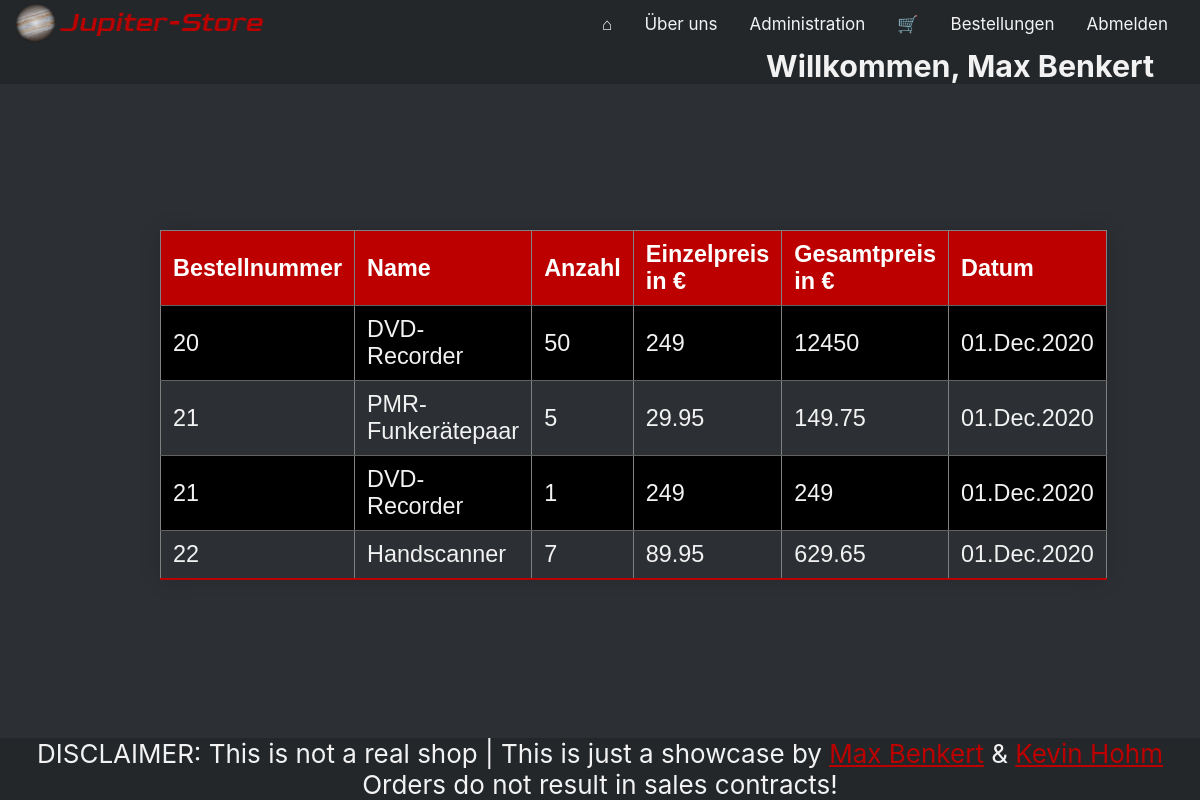
/orders.php (signed in), run on the app's committed database.
### tables this page shows
CREATE TABLE IF NOT EXISTS `cart_content` (
  `fk_cart_id` int(11) unsigned NOT NULL,
  `fk_article` int(11) unsigned NOT NULL,
  `amount` int(11) unsigned NOT NULL,
  KEY `FK__cart` (`fk_cart_id`),
  KEY `FK_cart_content_article` (`fk_article`),
  CONSTRAINT `FK__cart` FOREIGN KEY (`fk_cart_id`) REFERENCES `cart` (`id`) ON DELETE CASCADE ON UPDATE CASCADE,
  CONSTRAINT `FK_cart_content_article` FOREIGN KEY (`fk_article`) REFERENCES `article` (`article_nr`) ON DELETE CASCADE ON UPDATE CASCADE
);

CREATE TABLE IF NOT EXISTS `cart` (
  `id` int(11) unsigned NOT NULL AUTO_INCREMENT,
  `fk_kdnr` int(11) unsigned NOT NULL,
  `ordered` tinyint(1) NOT NULL DEFAULT 0,
  `date` timestamp NOT NULL DEFAULT current_timestamp() ON UPDATE current_timestamp(),
  PRIMARY KEY (`id`),
  KEY `FK_cart_user` (`fk_kdnr`) USING BTREE
);

CREATE TABLE IF NOT EXISTS `article` (
  `article_nr` int(11) unsigned NOT NULL AUTO_INCREMENT,
  `name` varchar(255) NOT NULL DEFAULT '',
  `price` double(6,2) unsigned DEFAULT NULL,
  `category` int(11) NOT NULL,
  PRIMARY KEY (`article_nr`),
  KEY `FK_article_article_category` (`category`),
  CONSTRAINT `FK_article_article_category` FOREIGN KEY (`category`) REFERENCES `article_category` (`id`) ON DELETE CASCADE ON UPDATE CASCADE
);

### src/php_include/db_cart.php (called while the page is built, shortened)
<?php
function db_get_orders($kdNr)
{
    $mysqli = db_connect();
    $sql    = "SELECT * FROM cart JOIN cart_content ON fk_cart_id = cart.id JOIN article ON fk_article = article_nr WHERE cart.fk_kdnr = ? AND cart.ordered = 1";
    $con    = $mysqli->prepare($sql);
    $con->bind_param("s", $kdNr);
    $con->execute();
    $res = $con->get_result();
    if ($res->num_rows >= 1) {
        $content = array();
        $i       = 0;
        while ($row = $res->fetch_assoc()) {
            $content[$i] = $row;
            $i++;
        }
        return $content;
    } else {
        return FALSE;
    }
}
?>

### src/orders.php (the view, shortened to what this page needs)
<?php
require_once("php_include/db_cart.php");
if (isset($_SESSION["user"])) {
    $orders = db_get_orders(unserialize($_SESSION["user"])->kd_nr);
    if ($orders) {
        echo "<table class='styled-table' border=1><tr><th>Bestellnummer</th><th>Name</th><th>Anzahl</th><th>Einzelpreis in €</th><th>Gesamtpreis in €</th><th>Datum</th></tr>";
        foreach ($orders as $content) {
            echo "<tr><td>" . $content["id"] . "</td><td>" . $content["name"] . "</td><td>" . $content["amount"] . "</td><td>" . $content["price"] . "</td><td>" . $content["price"] * $content["amount"] . "</td>    <td>" . date("d.M.Y", strtotime($content["date"])) . "</td></tr>";
        }
        echo "</table>";
    }
    else {
        echo "Sie haben bisher keine Bestellungen getätigt!";
    }
}
else {
    header("Location: /");
}

### src/css/base.css (style rules this page uses)
* { margin:0; padding:0; }
body { padding-top: 70px; background-color: #2C2F33; color: #f2f2f2; font-family: -apple-system, BlinkMacSystemFont, 'Segoe UI', Roboto, Oxygen, Ubuntu, Cantarell, 'Open Sans', 'Helvetica Neue', sans-serif; font-size: 26px; }
.styled-table { border-collapse: collapse; margin: 25px 0; font-size: 0.9em; font-family: sans-serif; min-width: 400px; box-shadow: 0 0 20px rgba(0, 0, 0, 0.15); }
.styled-table th { background-color: rgb(188, 0, 0); color: #ffffff; text-align: left; }
.styled-table th, .styled-table td { padding: 10px 12px; }
.styled-table tbody tr { border-bottom: 1px solid #636060; }
.styled-table tbody tr:nth-of-type(even) { background-color: #000000; }
.styled-table tbody tr:last-of-type { border-bottom: 2px solid rgb(188, 0, 0); }

### src/css/footer.css (style rules this page uses)
footer { position: fixed; left: 0; bottom: 0; width: 100%; background-color: #23272A; color: #f2f2f2; text-align: center; }
footer a:link { color: rgb(188,0,0); }

### data on the page
cart_content: fk_cart "20", fk_article.name "DVD-Recorder", amount "50", fk_article.price "249", $content["price"] * $content["amount"] "12450", fk_cart.date "01.Dec.2020"
cart_content: fk_cart "21", fk_article.name "PMR-Funkerätepaar", amount "5", fk_article.price "29.95", $content["price"] * $content["amount"] "149.75", fk_cart.date "01.Dec.2020"
cart_content: fk_cart "21", fk_article.name "DVD-Recorder", amount "1", fk_article.price "249", $content['price']*$content['amount'] "249", fk_cart.date "01.Dec.2020"
cart_content: fk_cart "22", fk_article.name "Handscanner", amount "7", fk_article.price "89.95", $content["price"] * $content["amount"] "629.65", fk_cart.date "01.Dec.2020"

### other printed values
unserialize($_SESSION["user"])->firstname "Max"
unserialize($_SESSION["user"])->lastname "Benkert"
